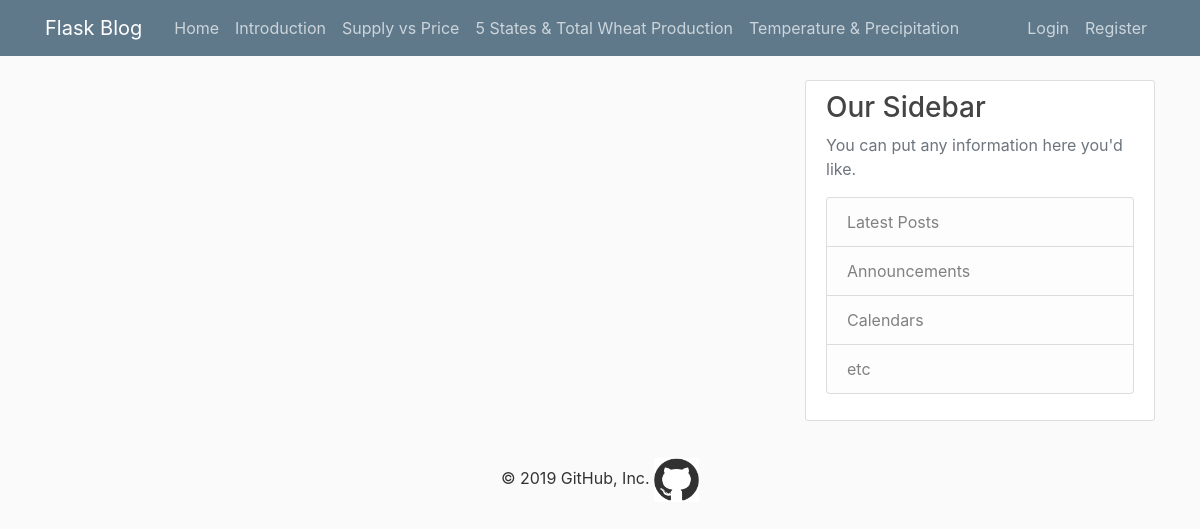
/home, run on an earlier commit of the app's database.
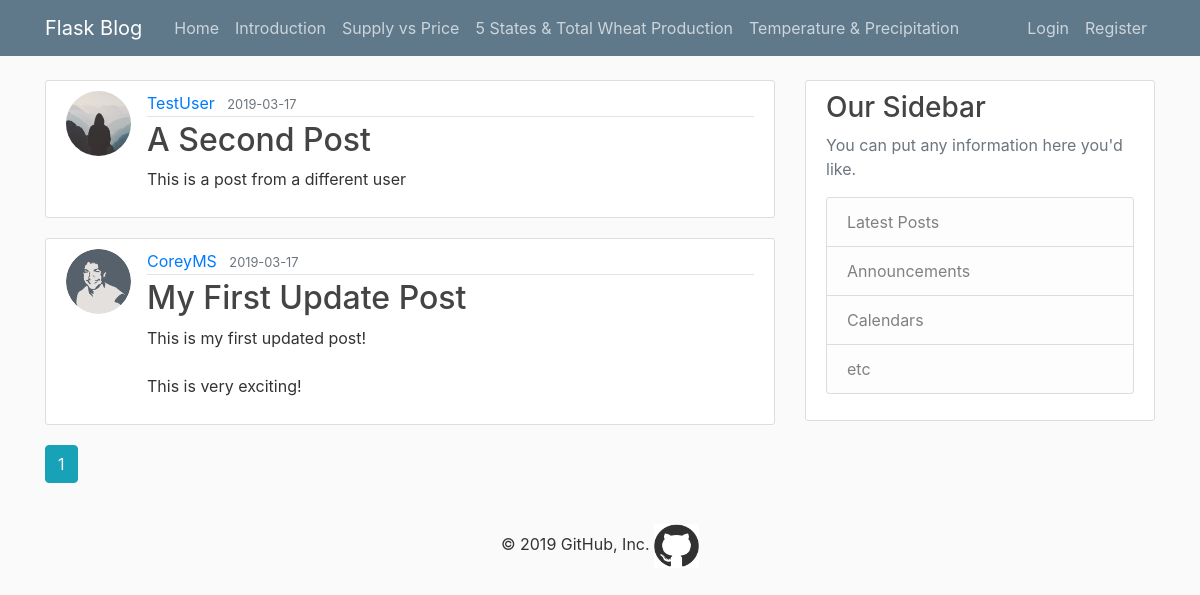
And on a later commit of the database.
### flaskblog/models.py (models this page shows, shortened)
class Post(db.Model):
    id = db.Column(db.Integer, primary_key=True)
    title = db.Column(db.String(100), nullable=False)
    date_posted = db.Column(db.DateTime, nullable=False, default=datetime.utcnow)
    content = db.Column(db.Text, nullable=False)
    user_id = db.Column(db.Integer, db.ForeignKey('user.id'), nullable=False)

class User(db.Model, UserMixin):
    id = db.Column(db.Integer, primary_key=True)
    username = db.Column(db.String(20), unique=True, nullable=False)
    email = db.Column(db.String(120), unique=True, nullable=False)
    image_file = db.Column(db.String(20), nullable=False, default='default.jpg')
    password = db.Column(db.String(60), nullable=False)
    posts = db.relationship('Post', backref='author', lazy=True)

### flaskblog/routes.py (the view)
@app.route("/")
@app.route("/home")
def home():
    page = request.args.get('page', 1, type=int)
    posts = Post.query.order_by(Post.date_posted.desc()).paginate(page=page, per_page=5)
    return render_template('home.html', posts=posts)

### flaskblog/templates/home.html
{% extends "layout.html" %}
{% block content %}
    {% for post in posts.items %}
        <article class="media content-section">
          <img class="rounded-circle article-img" src="{{ url_for('static', filename='profile_pics/' + post.author.image_file) }}">
          <div class="media-body">
            <div class="article-metadata">
              <a class="mr-2" href="{{ url_for('user_posts', username=post.author.username) }}">{{ post.author.username }}</a>
              <small class="text-muted">{{ post.date_posted.strftime('%Y-%m-%d') }}</small>
            </div>
            <h2><a class="article-title" href="{{ url_for('post', post_id=post.id) }}">{{ post.title }}</a></h2>
            <p class="article-content">{{ post.content }}</p>
          </div>
        </article>
    {% endfor %}
    {% for page_num in posts.iter_pages(left_edge=1, right_edge=1, left_current=1, right_current=2) %}
      {% if page_num %}
        {% if posts.page == page_num %}
          <a class="btn btn-info mb-4" href="{{ url_for('home', page=page_num) }}">{{ page_num }}</a>
        {% else %}
          <a class="btn btn-outline-info mb-4" href="{{ url_for('home', page=page_num) }}">{{ page_num }}</a>
        {% endif %}
      {% else %}
        ...
      {% endif %}
      {% endfor %}
{% endblock content %}

What changed in the data, as far as the page shows it:
added Post: image_file (placeholder picture), author.username "TestUser", date_posted "2019-03-17", title "A Second Post", content "This is a post from a different user"
added Post: image_file (picture), author.username "CoreyMS", date_posted "2019-03-17", title "My First Update Post", content "This is my first updated post! This is very exciting!"
Also different on the page:
new list line: "1"
